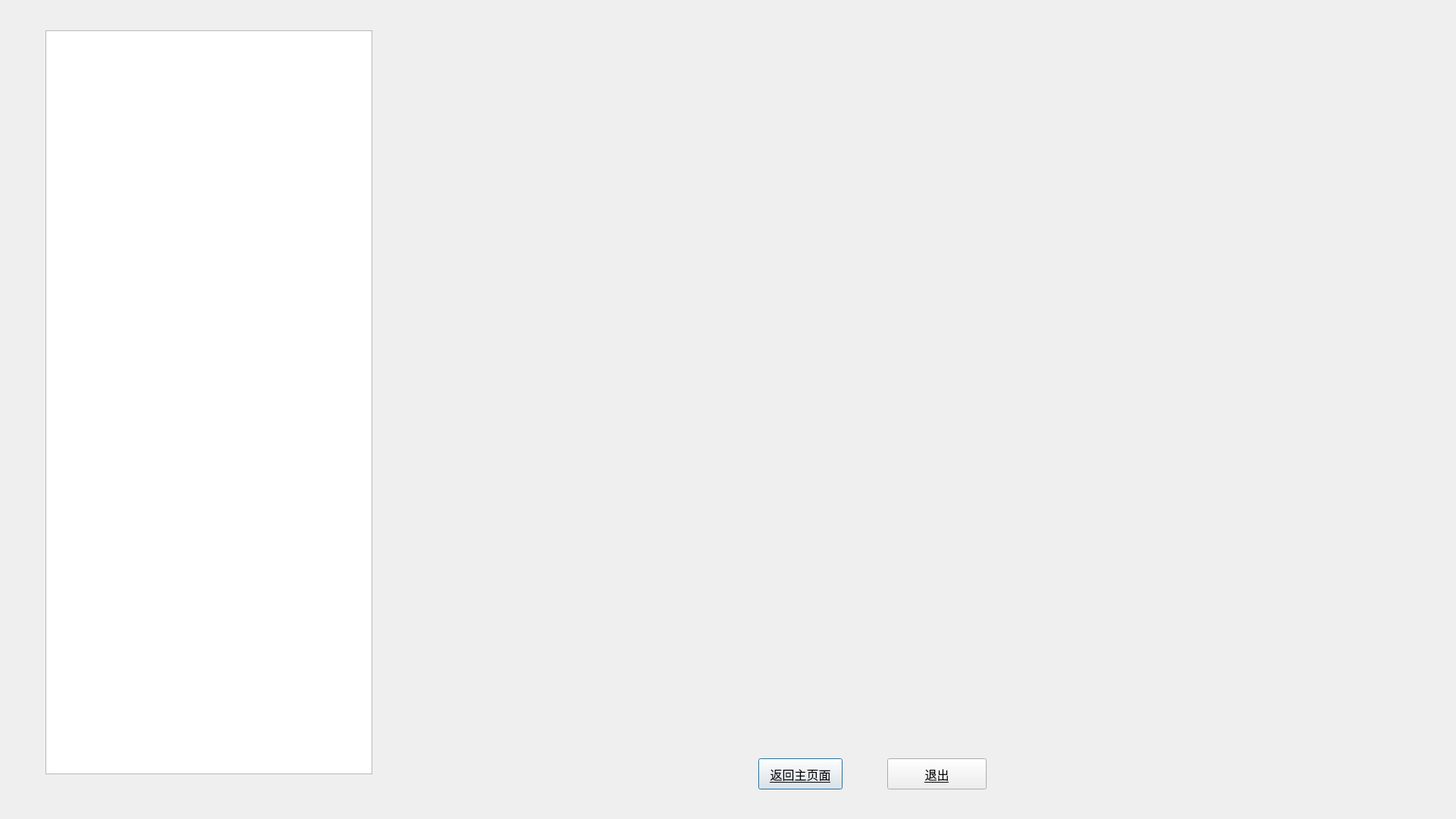
<?xml version="1.0" encoding="UTF-8"?>
<ui version="4.0">
 <class>CheckerTask</class>
 <widget class="QDialog" name="CheckerTask">
  <property name="geometry">
   <rect>
    <x>0</x>
    <y>0</y>
    <width>1920</width>
    <height>1080</height>
   </rect>
  </property>
  <property name="windowTitle">
   <string>Dialog</string>
  </property>
  <property name="styleSheet">
   <string notr="true">#frame{border-image: url(:/background/checkertask.png);
border-top-left-radius:15px;border-top-right-radius:15px;border-bottom-left-radius:15px;border-bottom-right-radius:15px;}</string>
  </property>
  <widget class="QFrame" name="frame">
   <property name="geometry">
    <rect>
     <x>0</x>
     <y>0</y>
     <width>1920</width>
     <height>1080</height>
    </rect>
   </property>
   <property name="frameShape">
    <enum>QFrame::StyledPanel</enum>
   </property>
   <property name="frameShadow">
    <enum>QFrame::Raised</enum>
   </property>
   <widget class="QPushButton" name="Main">
    <property name="geometry">
     <rect>
      <x>1000</x>
      <y>1000</y>
      <width>111</width>
      <height>41</height>
     </rect>
    </property>
    <property name="font">
     <font>
      <family>等线</family>
      <pointsize>12</pointsize>
      <underline>true</underline>
     </font>
    </property>
    <property name="text">
     <string>返回主页面</string>
    </property>
   </widget>
   <widget class="QListWidget" name="listWidget">
    <property name="geometry">
     <rect>
      <x>60</x>
      <y>40</y>
      <width>431</width>
      <height>981</height>
     </rect>
    </property>
   </widget>
   <widget class="QStackedWidget" name="stackedWidget">
    <property name="geometry">
     <rect>
      <x>590</x>
      <y>50</y>
      <width>911</width>
      <height>901</height>
     </rect>
    </property>
   </widget>
   <widget class="QPushButton" name="exitBtn">
    <property name="geometry">
     <rect>
      <x>1170</x>
      <y>1000</y>
      <width>131</width>
      <height>41</height>
     </rect>
    </property>
    <property name="font">
     <font>
      <family>等线</family>
      <pointsize>12</pointsize>
      <underline>true</underline>
     </font>
    </property>
    <property name="text">
     <string>退出</string>
    </property>
   </widget>
  </widget>
 </widget>
 <resources/>
 <connections/>
</ui>
